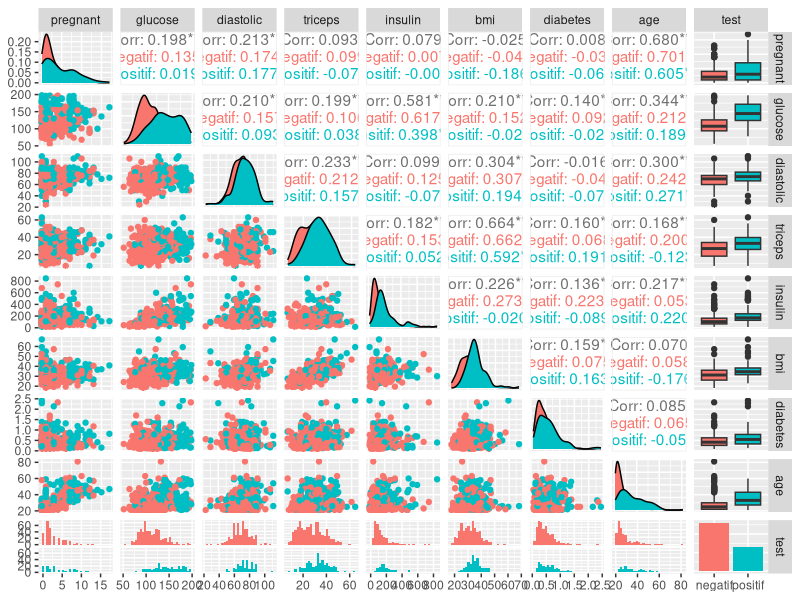

Recreate this plot in R. (Note: this script raises an error after producing the figure.)
## ---- chunk 1
# General set-up for the report:
# Don't print out code
# Save results so that code blocks aren't re-run unless code
# changes (cache), _or_ a relevant earlier code block changed (autodep),
# don't clutter R output with messages or warnings (message, warning)
library(MASS) # Almost always need this one
library(knitr) # How else can you make nice tables?
library(ggplot2)
library(tidyverse)

# prevent R using scientific notation because that has some weird conflict with LaTeX
options(scipen = 999, digits = 3)

# knitr settings to avoid clutter
opts_chunk$set(echo=FALSE, cache=TRUE, autodep=TRUE, 
               message=FALSE, warning=FALSE)
## ---- chunk 2
pima <- read.csv("data/PimaIndians.csv")
## ---- chunk 3
library(GGally)

ggpairs(pima, aes(color = test))
## ---- chunk 4

set.seed(1000100)
trn.ind <- sample(1:nrow(pima), nrow(pima)/2)

train <- pima[trn.ind,]
test <- pima[-trn.ind,]

## ---- chunk 5
library(MASS)

lda.fit <- lda(test ~ glucose + log(age), data = train)

lda.train.err <- mean(train$test != predict(lda.fit, newdata = train)$class)
lda.test.err <- mean(test$test != predict(lda.fit, newdata = test)$class)

lda.train.pred <- predict(lda.fit, newdata = train)$class
lda.test.pred <- predict(lda.fit, newdata = test)$class

lda.err <- c(lda.train.err, lda.test.err)
## ---- chunk 6
library(MASS)

qda.fit <- lda(test ~ glucose + triceps  + log(age), data = train)

qda.train.err <- mean(train$test != predict(lda.fit, newdata = train)$class)
qda.test.err <- mean(test$test != predict(lda.fit, newdata = test)$class)

qda.train.pred <- predict(qda.fit, newdata = train)$class
qda.test.pred <- predict(qda.fit, newdata = test)$class

qda.err <- c(qda.train.err, qda.test.err)
## ---- chunk 7
logit.fit <- glm(test ~ glucose + insulin + bmi + age, data = train, family = 'binomial')

logit.train.pred <- as.factor(ifelse(predict(logit.fit, newdata = train, type = 'response') <= 0.5, 'negatif', 'positif'))
logit.test.pred <- as.factor(ifelse(predict(logit.fit, newdata = test, type = 'response') <= 0.5, 'negatif', 'positif'))

logit.train.err <- mean(train$test != logit.train.pred)
logit.test.err <- mean(test$test != logit.test.pred)

logit.err <- c(logit.train.err, logit.test.err)

## ---- chunk 8
library(class)
vars <- c(1,2,6,7)
kmax = 100
err = double(kmax)
for(ii in 1:kmax){
  pk = knn.cv(train[,vars],train$test, k=ii) # does leave one out CV
  err[ii] = mean(pk != train$test)
}

best.k <- max(which(err == min(err)))


knn.train.pred <- knn(train[,vars], train[,vars], train$test, k = best.k)
knn.test.pred <- knn(train[,vars], test[,vars], train$test, k = best.k)

knn.train.err <- mean(knn.train.pred != train$test)
knn.test.err <- mean(knn.test.pred != test$test)

knn.err <- c(knn.train.err, knn.test.err)

## ---- chunk 9
err.table <- data.frame(`Error Type` = c("Training", "Testing"), LDA = lda.err, QDA = qda.err, Logistic = logit.err, KNN = knn.err)

kable(err.table)
## ---- chunk 10
library(caret)

confusionMatrix(lda.test.pred, test$test, positive = "positif")
## ---- chunk 11

null.pred <- factor(rep('negatif', nrow(test)))

levels(null.pred) <- c('negatif', 'positif')

confusionMatrix(null.pred, test$test)
